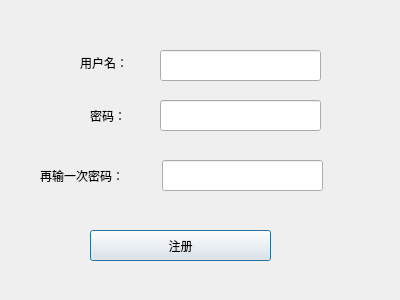
<?xml version="1.0" encoding="UTF-8"?>
<ui version="4.0">
 <class>RegisterDialog</class>
 <widget class="QDialog" name="RegisterDialog">
  <property name="geometry">
   <rect>
    <x>0</x>
    <y>0</y>
    <width>400</width>
    <height>300</height>
   </rect>
  </property>
  <property name="windowTitle">
   <string>Dialog</string>
  </property>
  <property name="modal">
   <bool>true</bool>
  </property>
  <widget class="QPushButton" name="pushButtonRegister">
   <property name="enabled">
    <bool>true</bool>
   </property>
   <property name="geometry">
    <rect>
     <x>90</x>
     <y>230</y>
     <width>181</width>
     <height>31</height>
    </rect>
   </property>
   <property name="text">
    <string>注册</string>
   </property>
  </widget>
  <widget class="QLabel" name="label">
   <property name="geometry">
    <rect>
     <x>80</x>
     <y>42</y>
     <width>54</width>
     <height>41</height>
    </rect>
   </property>
   <property name="text">
    <string>用户名：</string>
   </property>
  </widget>
  <widget class="QLabel" name="label_2">
   <property name="geometry">
    <rect>
     <x>90</x>
     <y>100</y>
     <width>61</width>
     <height>31</height>
    </rect>
   </property>
   <property name="text">
    <string>密码：</string>
   </property>
  </widget>
  <widget class="QLineEdit" name="lineEditUserName">
   <property name="geometry">
    <rect>
     <x>160</x>
     <y>50</y>
     <width>161</width>
     <height>31</height>
    </rect>
   </property>
  </widget>
  <widget class="QLineEdit" name="lineEditPassWord">
   <property name="geometry">
    <rect>
     <x>160</x>
     <y>100</y>
     <width>161</width>
     <height>31</height>
    </rect>
   </property>
  </widget>
  <widget class="QLineEdit" name="lineEditPassWordAgain">
   <property name="geometry">
    <rect>
     <x>162</x>
     <y>160</y>
     <width>161</width>
     <height>31</height>
    </rect>
   </property>
  </widget>
  <widget class="QLabel" name="label_3">
   <property name="geometry">
    <rect>
     <x>40</x>
     <y>160</y>
     <width>101</width>
     <height>31</height>
    </rect>
   </property>
   <property name="text">
    <string>再输一次密码：</string>
   </property>
  </widget>
 </widget>
 <resources/>
 <connections/>
</ui>
